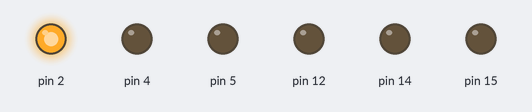
Recording of a sketch running on a simulated Arduino Uno, built with avr-gcc and run on an emulated ATmega328P. Parts: output pins drawn as LEDs (lit = HIGH).

Above: at 0.02 s.
At 0.6 s:
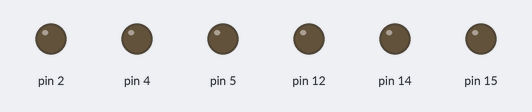
At 1.22 s:
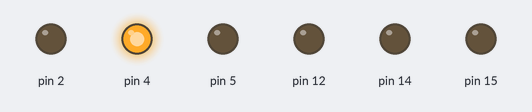
At 2.42 s:
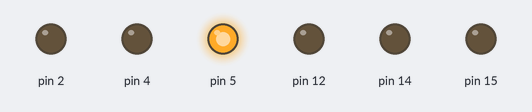
Timing chart, 0 to 3.0 s (numbered marks = the images above):
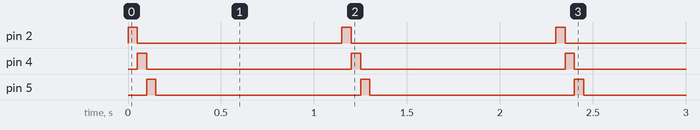

Measured:
- by itself, pin 2, pin 4, pin 5: alternates HIGH for 0.05 s and LOW for 1.1 s
- by itself, everything shown: repeats every 1.2 s, in 4 steps

The sketch:

led-three-4.ino
```cpp
void setup() {
  pinMode(2, OUTPUT);
  pinMode(4, OUTPUT);
  pinMode(5, OUTPUT);
  pinMode(12, OUTPUT);
  pinMode(14, OUTPUT);
  pinMode(15, OUTPUT);

  digitalWrite(12, LOW);
  digitalWrite(14, LOW);
  digitalWrite(15, LOW);
}

void loop() {
  digitalWrite(2, HIGH);
  delay(50);
  digitalWrite(2, LOW);

  digitalWrite(4, HIGH);
  delay(50);
  digitalWrite(4, LOW);

  digitalWrite(5, HIGH);
  delay(50);
  digitalWrite(5, LOW);
  delay(1000);
}
```
